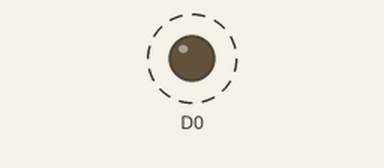
Simulated run of this sketch. Board: ESP8266 (NodeMCU). Shown: output pins drawn as LEDs (lit = HIGH). Dashed ring = blinking.

Above: at 0.5 s.
Timing chart, 0 to 4.6 s (numbered marks = the images above):
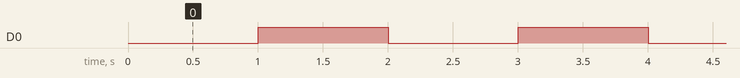

The sketch:

BlinkLedOnBoard.ino
```cpp
boolean ledState = false;
void setup() {
  Serial.begin(115200);
  pinMode(D0, OUTPUT);
}

void loop() {
  digitalWrite(D0, ledState);
  ledState = !ledState;
  delay(1000);
}
```

Measured:
- by itself, D0: alternates HIGH for 1.0 s and LOW for 1.0 s
